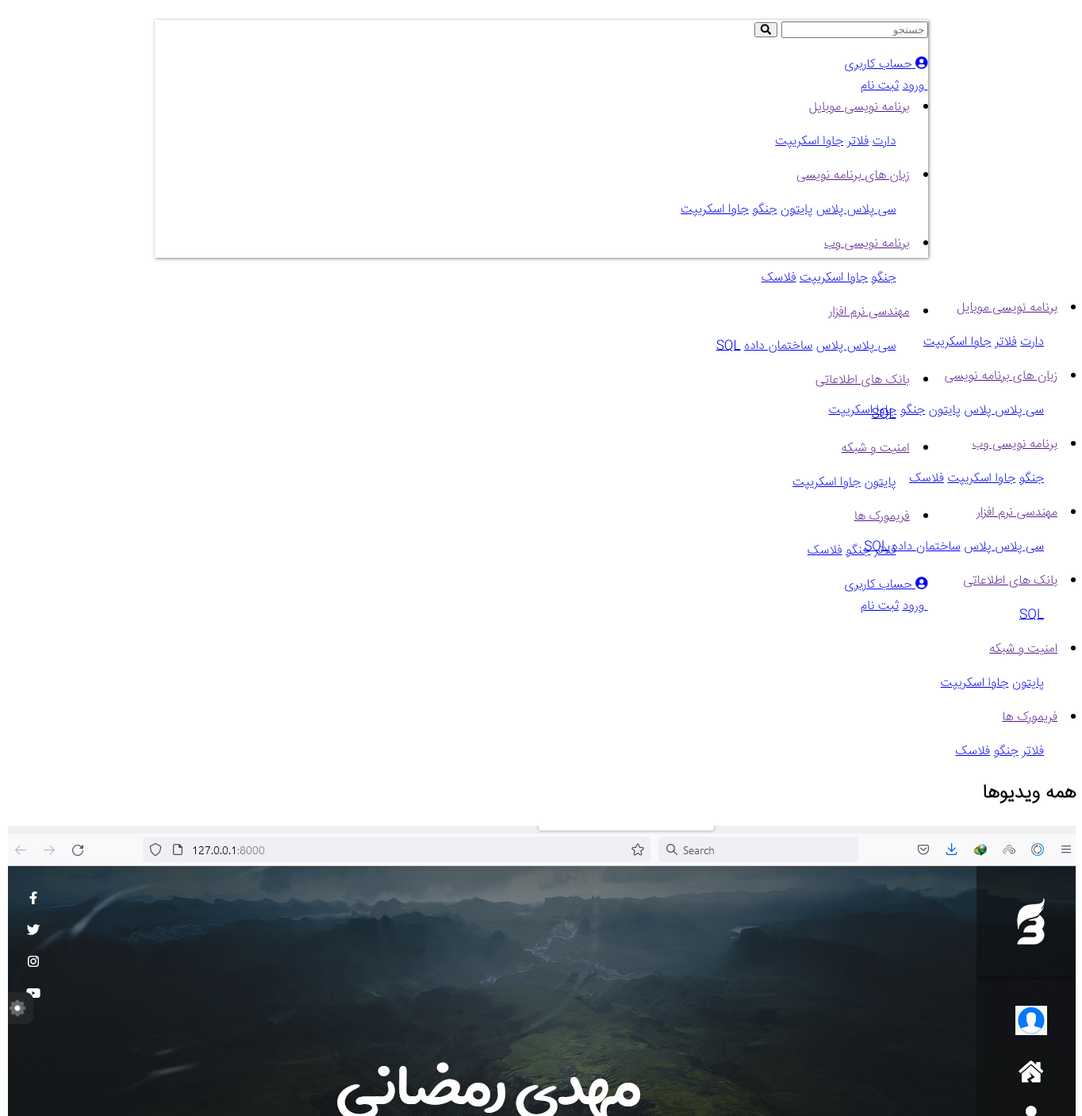
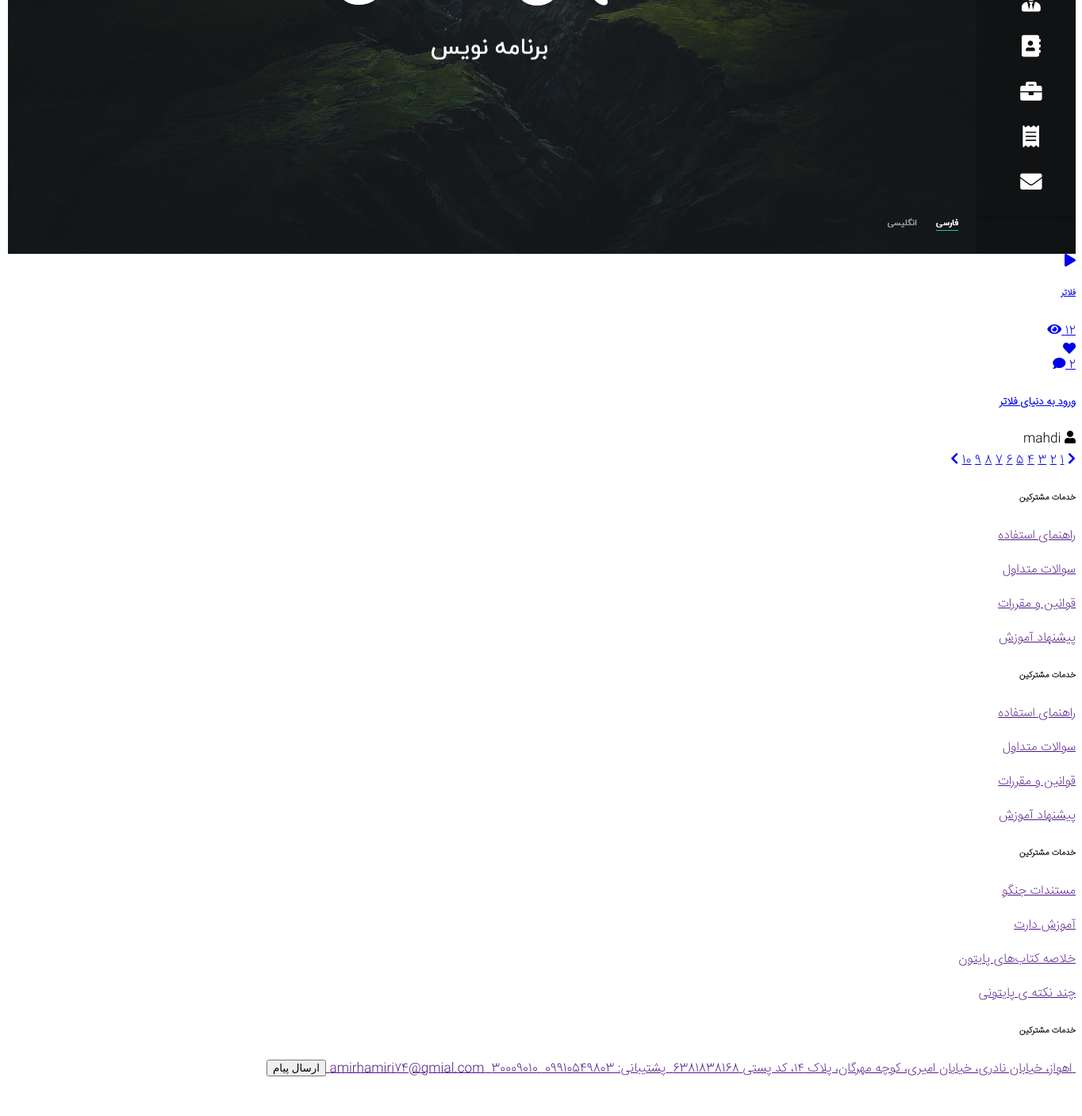
Screenshot of /all_video/?page=2 with the database file from the repository (2 pictures, top to bottom).
### Tutorial_app/models.py (models this page shows, shortened)
class Category(models.Model):
    name=models.CharField(max_length=50,verbose_name="نام دسته بندی")
    created=models.DateTimeField(auto_now_add=True,verbose_name="تاریخ ایجاد")
    class Meta:
        verbose_name="دسته بندی"
        verbose_name_plural="دسته بندی ها"

class SubCategory(models.Model):
    category=models.ManyToManyField(Category,related_name="subcategory",verbose_name="نام دسته بندی مرجع")
    name=models.CharField(max_length=30,verbose_name="نام دسته بندی")
    slug=models.SlugField(null=True,blank=True,allow_unicode=True)
    created=models.DateTimeField(auto_now_add=True,verbose_name="تاریخ ایجاد")
    class Meta:
        verbose_name="دسته بندی"
        verbose_name_plural="دسته بندی ها"
    def __str__(self):
        return self.name

class VideoTutorial(models.Model):
    teacher=models.ForeignKey(Techer,on_delete=models.CASCADE,related_name="video_tutorial",verbose_name="مدرس")
    video=models.FileField(upload_to="videototorial/video",verbose_name="ویدیو")
    titel=models.CharField(max_length=100,unique=True,verbose_name="عنوان")
    video_cover=models.FileField(upload_to="videotutorial/iamge",verbose_name="کاور ویدیو")
    video_time=models.CharField(max_length=50,verbose_name="تایم ویدیو")
    created=models.DateTimeField(auto_now_add=True,verbose_name="تاریخ ایجاد")
    view=models.IntegerField(default=0,verbose_name="تعداد بازدید")
    discription=models.TextField(verbose_name="توضیحات ویدیو")
    tag=models.ManyToManyField(Tags,related_name="videotutorial",verbose_name="تگ ها")
    category=models.ManyToManyField(SubCategory,related_name="videotutorial",verbose_name="دسته بندی ها")
    slug=models.SlugField(null=True,blank=True,allow_unicode=True)
    is_active=models.BooleanField(default=False,verbose_name="ویدیو فعال هست یا خیر؟")
    special_video=models.BooleanField(verbose_name="مخصوص اعضای ویژه؟")
    class Meta:
        ordering=("-created",)
        verbose_name="ویدیو"
        verbose_name_plural="ویدیوها"
    def get_absulot_url(self):
        return reverse("Home:detail_video",kwargs={"slug":self.slug})

### Acount_app/models.py (models this page shows, shortened)
class Techer(models.Model):
    user = models.ForeignKey(User, on_delete=models.CASCADE, related_name="teacher", verbose_name="نام کاربری")
    about_me = models.TextField(verbose_name="بیوگرافی")
    followers = models.ManyToManyField(User, related_name="followers", null=True, blank=True,
                                       verbose_name="دنبال کننده ها")
    slug = models.SlugField(null=True, blank=True, allow_unicode=True)
    resume = models.FileField(upload_to="teacher/cv", null=True, blank=True, verbose_name="رزومه")
    is_active = models.BooleanField(default=False, verbose_name="مدرس فعال هست یا حیر؟")
    class Meta:
        verbose_name_plural = "مدرس ها"
        verbose_name = "مدرس"

class User(AbstractBaseUser):
    email = models.EmailField(
        verbose_name='ایمیل',
        max_length=255,
        unique=True,
    )
    username = models.CharField(max_length=100, verbose_name="نام کاربری")
    phone_number = models.CharField(max_length=15, blank=True, null=True, verbose_name="شماره تلفن")
    image = models.FileField(upload_to="user/image", default="defult/index.jpg", blank=True, null=True,
                             verbose_name="تصویر پروفایل")
    is_teacher = models.BooleanField(default=False, verbose_name="مدرس هست یا خیر؟")
    is_active = models.BooleanField(default=True, verbose_name="کاربر فعال هست یا خیر؟")
    is_admin = models.BooleanField(default=False, verbose_name="کاربر ادمین هست یا خیر؟")
    full_name = models.CharField(max_length=50, verbose_name="نام و نام خانوادگی")
    special_user = models.DateTimeField(default=timezone.now(), verbose_name="کاربر خاص تا زمان:")
    class Meta:
        verbose_name_plural = "حساب های کاربری"
        verbose_name = "حساب کاربری"
    objects = MyUserManager()
    USERNAME_FIELD = 'email'

### Home_app/views.py (the view)
# urls.py: path("all_video/", views.AllVideo.as_view(), name="all_video"),
class AllVideo(ListView):
    template_name = "Home_app/all_videos.html"
    model = VideoTutorial
    paginate_by = 1
    queryset = VideoTutorial.objects.filter(is_active=True)

### context_processor/context_processor.py (called while the page is built)
def categorydata(request):
    context=Category.objects.all()
    return {
        "category":context
    }

def check_activ_teacher(request):
    if request.user.is_authenticated:
        user=request.user
        teacher=Techer.objects.filter(user=user,is_active=True).exists()
        if teacher:
            return {"is_teacher":True}
        return {"is_teacher":False}
    return {"is_teacher": False}

### Home_app/templates/Home_app/all_videos.html (shortened to what this page needs)
{% extends "base.html" %}
{% load static %}
{% block content %}
    <main>
        <section class="py-5">
            <div class="container">
                <div class="d-flex align-items-center justify-content-between mb-3">
                    <h2 class="title-section">همه ویدیوها</h2>
                </div>
                <div class="row">
                    {% for video in object_list %}
                    <div class="col-md-6 col-lg-4 my-2">
                        <div class="custom-bg">
                            <div class="video-card">
                                <a href="{{ video.get_absulot_url }}" class="position-relative d-block ">
                                    <img src="{{ video.video_cover.url }}" alt="" class="img-fluid w-100 h-100">
                                    <div class="video-play-btn">
                                        <i class="fa fa-play"></i>
                                    </div>
                                    <div class="d-flex align-items-center justify-content-between video-category-time">
                                        <h6 class="">{{ video.category.all.0 }}</h6>
                                    </div>
                                    <div class="video-card-details">
                                        <div>
                                            <span>{{ video.view }}</span>
                                            <i class="fa fa-eye"></i>
                                        </div>
                                        <div>
                                            <i class="fa fa-heart"></i>
                                        </div>
                                        <div>
                                            <span>{{ video.comment.all.count }}</span>
                                            <i class="fa fa-comment"></i>
                                        </div>
                                    </div>
                                </a>
                            </div>
                            <a href="{{ video.get_absulot_url }}">
                                <h5 class="video-card-title m-2">{{ video.titel }}</h5>
                            </a>
                            <div class="my-3 pb-3 mx-2">
                                <i class="fa fa-user  ml-1 "></i>
                                <span>{{ video.teacher.user.username }}</span>
                            </div>
                        </div>
                    </div>
                    {% endfor %}
                </div>
                {% if page_obj.has_other_pages %}
                <div class="d-flex align-items-center justify-content-center mb-3 pagination">
                {% if page_obj.has_previous %}
                    <a href="?page={{ page_obj.previous_page_number }}" class="mx-1"><i class="fa fa-chevron-right"></i></a>
                    {% endif %}
                {% for i in page_obj.paginator.page_range %}
                    {% if page_obj.number == i %}
                    <a href="?page={{ i }}" class="active mx-1">{{ i }}</a>
                        {% else %}
                        <a href="?page={{ i }}" class="mx-1">{{ i }}</a>
                    {% endif %}
                   {% endfor %}
                {% if page_obj.has_next %}
                    <a href="?page={{ page_obj.next_page_number }}" class="mx-1"><i class="fa fa-chevron-left"></i></a>
                    {% endif %}
                </div>
            {% endif %}
            </div>
        </section>
    </main>
   {% endblock %}

### templates/include/header.html (shortened to what this page needs)
{% load static %}
<header class="position-relative">
    <div class="main-header position-relative">
        <div class="nav-header-box mob1 d-md-flex d-lg-flex align-items-center justify-content-between">
            <div class="d-flex flex-column flex-md-row align-items-center pr-md-4">
                <form action="{% url "Home:search" %}" method="get">
                    <div class="nav-search-btn">
                        <input type="search" name="q" value="{{ request.GET.q }}" required placeholder="جستجو">
                        <button type="submit"><i class="fa fa-search"></i></button>
                    </div>
                </form>
            </div>
            <div class="d-block d-md-flex align-items-center pl-md-4">
                <div class="header-login d-none d-md-block">
                    <div class="notification-box dropdown">
                        {% if request.user.is_authenticated %}
                            <a href="" class="btn login-btn" type="button" id="dropdownMenuButton"
                               data-toggle="dropdown" aria-haspopup="true" aria-expanded="false">
                                <img src="{{ request.user.image.url }}" alt="">
                            </a>
                            <div class="dropdown-menu account-menu-items custom-bg"
                                 aria-labelledby="dropdownMenuButton">
                                {% if is_teacher == True %}
                                    <a class="" href="{% url "AdminPanel_app:admin_panel" %}">پنل مدیریت</a>
                                {% endif %}
                                <a class="" href="{% url "Acount_app:profile" %}"> پروفایل</a>
                                <a class="" href="{% url "favorite:favorite" %}"> مورد علاقه ها</a>
                                <a class="" href="{% url "Acount_app:Logout" %}"> خروج</a>
                            </div>
                        {% else %}
                            <a href="{% url "Acount_app:profile" %}" class="btn account-btn" type="button"
                               id="dropdownMenuButton"
                               data-toggle="dropdown" aria-haspopup="true" aria-expanded="false">
                                <span class="prepend-icon ml-1">
                                    <i class="fa fa-user-circle"></i>
                                </span> <span>حساب کاربری </span>
                            </a>
                            <div class="dropdown-menu account-menu-items custom-bg"
                                 aria-labelledby="dropdownMenuButton">
                                <a class="" href="{% url "Acount_app:Login" %}">
                                    ورود</a>
                                <a class="" href="{% url "Acount_app:Register" %}"> ثبت نام</a>
                            </div>
                        {% endif %}
                    </div>
                </div>
            </div>
            <nav class="nav-menu p-0 m-0 d-flex d-sm-flex d-md-none d-lg-none">
                {% for c in category.all %}
                    <li id="" class="mx-3 menu-item"><a href="" class="nav-menu-item ">{{ c.name }} </a>
                        <ul class="sub-menu">
                            {% for item in c.subcategory.all %}
                                <a href="{% url "Home:category" item.slug %}">{{ item.name }}</a>
                            {% endfor %}
                        </ul>
                    </li>
                {% endfor %}
            </nav>
        </div>
        <section
                class="nav-header-box-mob d-flex d-sm-flex d-md-none  align-items-center justify-content-between d-md-none d-lg-none position-fixed">
            <div class="d-flex align-items-center">
                <div class="header-account">
                    <div class="notification-box dropdown">
                        {% if request.user.is_authenticated %}
                            <a href="" class="btn login-btn" type="button" id="dropdownMenuButton"
                               data-toggle="dropdown" aria-haspopup="true" aria-expanded="false">
                                <img src="{{ request.user.image.url }}" alt="">
                            </a>
                            <div class="dropdown-menu account-menu-items custom-bg"
                                 aria-labelledby="dropdownMenuButton">
                                {% if is_teacher == True %}
                                    <a class="" href="{% url "AdminPanel_app:admin_panel" %}">پنل مدیریت</a>
                                {% endif %}
                                <a class="" href="{% url "Acount_app:profile" %}"> پروفایل</a>
                                <a class="" href="{% url "favorite:favorite" %}"> مورد علاقه ها</a>
                                <a class="" href="{% url "Acount_app:Logout" %}"> خروج</a>
                            </div>
                        {% else %}
                            <a href="{% url "Acount_app:profile" %}" class="btn account-btn" type="button"
                               id="dropdownMenuButton"
                               data-toggle="dropdown" aria-haspopup="true" aria-expanded="false">
                                <span class="prepend-icon ml-1">
                                    <i class="fa fa-user-circle"></i>
                                </span> <span>حساب کاربری </span>
                            </a>
                            <div class="dropdown-menu account-menu-items custom-bg"
                                 aria-labelledby="dropdownMenuButton">
                                <a class="" href="{% url "Acount_app:Login" %}">
                                    ورود</a>
                                <a class="" href="{% url "Acount_app:Register" %}"> ثبت نام</a>
                            </div>
                        {% endif %}
                    </div>
                </div>
            </div>
        </section>
    </div>
</header>

### templates/include/navbar.html
{% load static %}
<nav class="nav-menu nav-menu-pc  d-none d-md-flex px-4" id="navbar">
    {% for c in category.all %}
    <li id="" class="mx-3 menu-item"><a href="" class="nav-menu-item ">{{ c.name }} </a>
        <ul class="sub-menu">
            {% for item in c.subcategory.all %}
            <a href="{% url "Home:category" item.slug %}">{{ item.name }}</a>
                {% endfor %}
        </ul>
    </li>
    {% endfor %}
</nav>

### Acount_app/static/Acount_app/css/style.css (style rules this page uses)
body { direction: rtl; font-family: "IranSans"; margin-bottom: 100px; }
header { box-shadow: 1px 1px 4px rgba(0,0,0,0.5); margin: 25px auto 50px; height: 300px; position: relative; width: 975px; }

### rows the page displays
Category: name "برنامه نویسی موبایل"
SubCategory: name "دارت"
SubCategory: name "فلاتر"
SubCategory: name "جاوا اسکریپت"
Category: name "زبان های برنامه نویسی"
SubCategory: name "سی پلاس پلاس"
SubCategory: name "پایتون"
SubCategory: name "جنگو"
Category: name "برنامه نویسی وب"
SubCategory: name "فلاسک"
Category: name "مهندسی نرم افزار"
SubCategory: name "ساختمان داده"
SubCategory: name "SQL"
Category: name "بانک های اطلاعاتی"
Category: name "امنیت و شبکه"
Category: name "فریمورک ها"
VideoTutorial: video_cover (picture), category.all.0 "فلاتر", view "12", comment.all.count "2", titel "ورود به دنیای فلاتر", teacher.user.username "mahdi"

### other values shown
{{ i }} "1" "3" "4" "5" "6" "7" "8" "9" "10"
{{ i }} "2"
